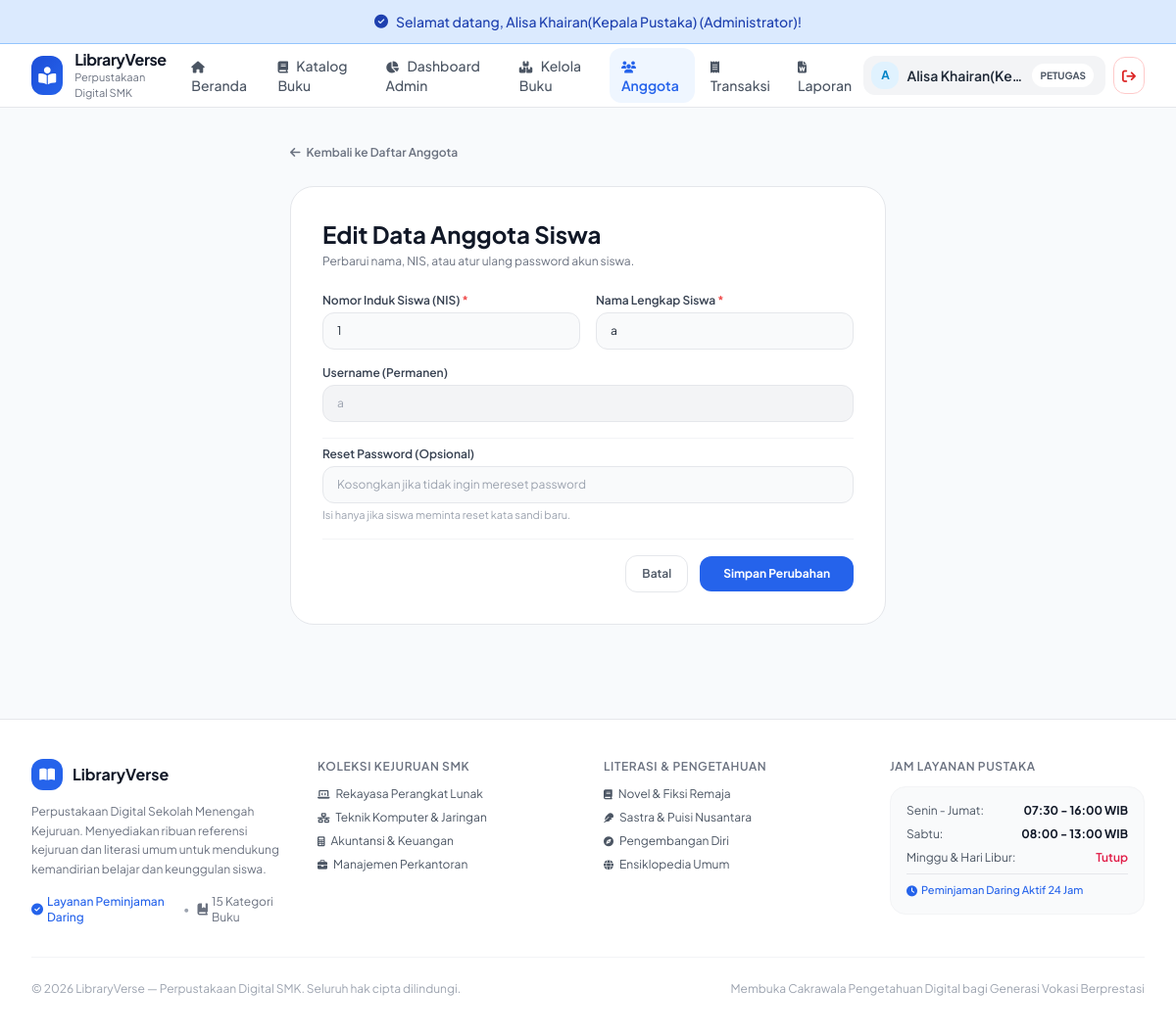
The app's page /index.php?c=anggota&a=edit&id=7 (signed in) with its own data.
### tables this page shows
CREATE TABLE `user` (
  `id_user` int(11) NOT NULL,
  `nis` varchar(20) DEFAULT NULL,
  `nama_lengkap` varchar(100) NOT NULL,
  `username` varchar(30) NOT NULL,
  `password` varchar(255) NOT NULL,
  `role` enum('admin','pengguna') NOT NULL DEFAULT 'pengguna',
  `status` enum('Aktif','Non-Aktif') NOT NULL DEFAULT 'Aktif'
);

### controller/AnggotaController.php (called while the page is built, shortened)
<?php
class AnggotaController extends Controller {
    private $userModel;
    public function __construct() {
        $this->userModel = new User();
    }
    public function edit() {
        $id = (int) ($_GET['id'] ?? 0);
        $user = $this->userModel->getById(
            'id_user',
            $id
        );
        $this->view(
            'admin/anggota/edit',
            [
                'pageTitle' => 'Edit Anggota: ' . $user['nama_lengkap'],
                'user' => $user
            ]
        );
    }
}
?>

### config/Database.php (called while the page is built, shortened)
<?php
class Database {
    private $host    = "localhost";
    private $user    = "root";
    private $pass    = "";
    private $dbname  = "xii_rpl_1_alisa_paket4";
    private $charset = "utf8mb4";
    private static $instance = null;
    private $dbh;
    private function __construct() {
        $dsn = "mysql:host=" . $this->host . ";dbname=" . $this->dbname . ";charset=" . $this->charset;
        $options = [
            PDO::ATTR_PERSISTENT         => false,
            PDO::ATTR_ERRMODE            => PDO::ERRMODE_EXCEPTION,
            PDO::ATTR_DEFAULT_FETCH_MODE => PDO::FETCH_ASSOC,
            PDO::ATTR_EMULATE_PREPARES   => false,
        ];
        try {
            $this->dbh = new PDO($dsn, $this->user, $this->pass, $options);
        } catch (PDOException $e) {
            $this->error = $e->getMessage();
            die("Koneksi Database Gagal: " . $this->error . "<br>Pastikan database <b>" . $this->dbname . "</b> sudah di-import di phpMyAdmin!");
        }
    }
    public static function getInstance() {
        if (self::$instance === null) {
            self::$instance = new self();
        }
        return self::$instance;
    }
    public function getConnection() {
        return $this->dbh;
    }
}

### model/Model.php (called while the page is built, shortened)
<?php
require_once __DIR__ . '/../config/Database.php';
abstract class Model {
    protected $db;
    protected $table;
    public function __construct() {
        $this->db = Database::getInstance()->getConnection();
    }
    public function getById($column, $id) {
        $stmt = $this->db->prepare("SELECT * FROM {$this->table} WHERE {$column} = :id LIMIT 1");
        $stmt->execute([':id' => $id]);
        return $stmt->fetch();
    }
}

### view/admin/anggota/edit.php (the view, shortened to what this page needs)
<div class="max-w-2xl mx-auto px-4 sm:px-6 lg:px-8 py-8 space-y-6">
    <div class="mb-4">
        <a href="index.php?c=anggota&a=index"
           class="text-xs font-semibold text-gray-500 hover:text-blue-600 transition inline-flex items-center gap-1.5">
            <i class="fa-solid fa-arrow-left"></i> Kembali ke Daftar Anggota
        </a>
    </div>
    <div class="bg-white rounded-3xl p-6 sm:p-8 border border-gray-200 shadow-xs space-y-6">
        <div>
            <h1 class="text-xl sm:text-2xl font-bold text-gray-900">
                Edit Data Anggota Siswa
            </h1>
            <p class="text-xs text-gray-500 mt-1">
                Perbarui nama, NIS, atau atur ulang password akun siswa.
            </p>
        </div>
        <form action="index.php?c=anggota&a=edit&id=<?= (int) $user['id_user'] ?>"
              method="POST"
              class="space-y-4 text-xs">
            <div class="grid grid-cols-1 sm:grid-cols-2 gap-4">
                <div class="space-y-1">
                    <label class="font-semibold text-gray-700">
                        Nomor Induk Siswa (NIS) <span class="text-red-500">*</span>
                    </label>
                    <input
                        type="text"
                        name="nis"
                        required
                        value="<?= htmlspecialchars($user['nis'] ?? '', ENT_QUOTES, 'UTF-8') ?>"
                        class="w-full px-3.5 py-2.5 rounded-xl border border-gray-200 focus:border-blue-500 focus:ring-2 focus:ring-blue-500/20 outline-none text-gray-800 bg-gray-50 focus:bg-white transition"
                    >
                </div>
                <div class="space-y-1">
                    <label class="font-semibold text-gray-700">
                        Nama Lengkap Siswa <span class="text-red-500">*</span>
                    </label>
                    <input
                        type="text"
                        name="nama_lengkap"
                        required
                        value="<?= htmlspecialchars($user['nama_lengkap'] ?? '', ENT_QUOTES, 'UTF-8') ?>"
                        class="w-full px-3.5 py-2.5 rounded-xl border border-gray-200 focus:border-blue-500 focus:ring-2 focus:ring-blue-500/20 outline-none text-gray-800 bg-gray-50 focus:bg-white transition"
                    >
                </div>
            </div>
            <div class="space-y-1">
                <label class="font-semibold text-gray-700">
                    Username (Permanen)
                </label>
                <input
                    type="text"
                    disabled
                    value="<?= htmlspecialchars($user['username'] ?? '', ENT_QUOTES, 'UTF-8') ?>"
                    class="w-full px-3.5 py-2.5 rounded-xl border border-gray-200 bg-gray-100 text-gray-400 cursor-not-allowed"
                >
            </div>
            <div class="space-y-1 pt-2 border-t border-gray-100">
                <label class="font-semibold text-gray-700">
                    Reset Password (Opsional)
                </label>
                <input
                    type="password"
                    name="password"
                    placeholder="Kosongkan jika tidak ingin mereset password"
                    class="w-full px-3.5 py-2.5 rounded-xl border border-gray-200 focus:border-blue-500 focus:ring-2 focus:ring-blue-500/20 outline-none text-gray-800 bg-gray-50 focus:bg-white transition"
                >
                <span class="text-[11px] text-gray-400 block">
                    Isi hanya jika siswa meminta reset kata sandi baru.
                </span>
            </div>
            <div class="pt-4 border-t border-gray-100 flex items-center justify-end gap-3">
                <a href="index.php?c=anggota&a=index"
                   class="px-4 py-2.5 rounded-xl border border-gray-200 text-gray-600 hover:bg-gray-50 font-semibold text-xs transition">
                    Batal
                </a>
                <button
                    type="submit"
                    class="px-6 py-2.5 rounded-xl bg-blue-600 hover:bg-blue-700 text-white font-bold text-xs transition shadow-xs">
                    Simpan Perubahan
                </button>
            </div>
        </form>
    </div>
</div>

### view/templates/header.php (style rules this page uses)
body { font-family: 'Plus Jakarta Sans', sans-serif; background-color: #F8FAFC; color: #1E293B; }

### records on screen
user: nis "1", nama_lengkap "a", username "a"

### other values on screen
$flash['message'] "Selamat datang, Alisa Khairan(Kepala Pustaka) (Administrator)!"
substr($userName, 0, 1) "A"
$userName "Alisa Khairan(Ke…"
